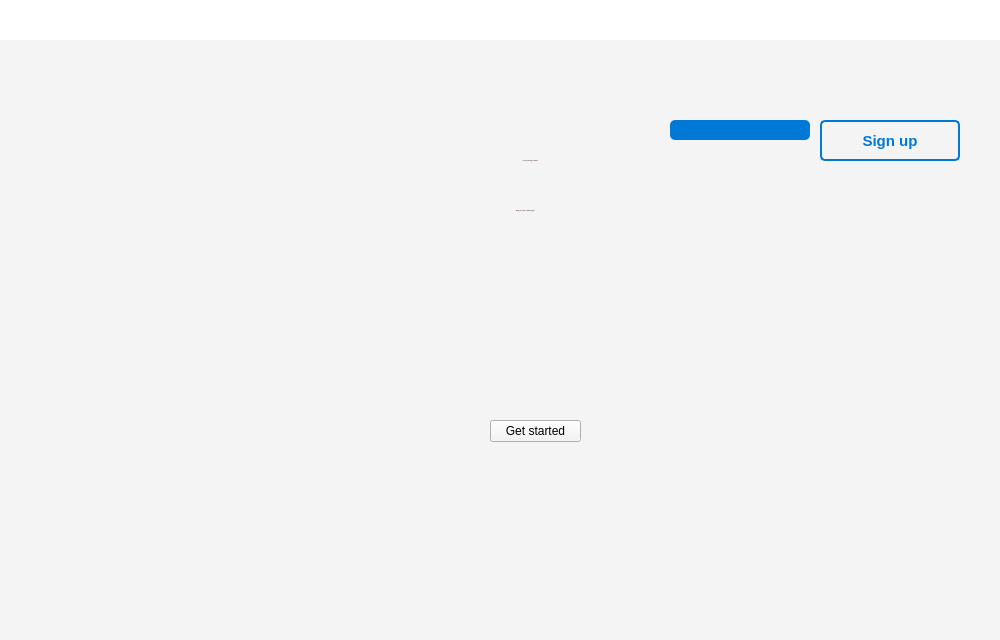
<?xml version="1.0" encoding="UTF-8"?>
<ui version="4.0">
 <class>MainWindow</class>
 <widget class="QMainWindow" name="MainWindow">
  <property name="geometry">
   <rect>
    <x>0</x>
    <y>0</y>
    <width>1000</width>
    <height>640</height>
   </rect>
  </property>
  <property name="minimumSize">
   <size>
    <width>1000</width>
    <height>640</height>
   </size>
  </property>
  <property name="windowTitle">
   <string>MainWindow</string>
  </property>
  <property name="styleSheet">
   <string notr="true">background-color:rgb(234, 234, 234)</string>
  </property>
  <widget class="QWidget" name="centralwidget">
   <layout class="QVBoxLayout" name="verticalLayout">
    <property name="spacing">
     <number>0</number>
    </property>
    <property name="leftMargin">
     <number>0</number>
    </property>
    <property name="topMargin">
     <number>0</number>
    </property>
    <property name="rightMargin">
     <number>0</number>
    </property>
    <property name="bottomMargin">
     <number>0</number>
    </property>
    <item>
     <widget class="QWidget" name="widget_2" native="true">
      <property name="styleSheet">
       <string notr="true">background-color: rgb(244, 244, 244)</string>
      </property>
      <widget class="QLabel" name="user">
       <property name="geometry">
        <rect>
         <x>240</x>
         <y>160</y>
         <width>581</width>
         <height>49</height>
        </rect>
       </property>
       <property name="sizePolicy">
        <sizepolicy hsizetype="Fixed" vsizetype="Fixed">
         <horstretch>0</horstretch>
         <verstretch>0</verstretch>
        </sizepolicy>
       </property>
       <property name="font">
        <font>
         <family>Inter</family>
         <pointsize>-1</pointsize>
         <italic>false</italic>
         <fontweight>DemiBold</fontweight>
        </font>
       </property>
       <property name="styleSheet">
        <string notr="true">color: rgb(108, 68, 100);
font: 600 35px &quot;Inter&quot;;
background-color: transparent
</string>
       </property>
       <property name="text">
        <string>Your personal budget companion</string>
       </property>
       <property name="alignment">
        <set>Qt::AlignmentFlag::AlignHCenter|Qt::AlignmentFlag::AlignTop</set>
       </property>
      </widget>
      <widget class="QLabel" name="user_2">
       <property name="geometry">
        <rect>
         <x>330</x>
         <y>210</y>
         <width>391</width>
         <height>31</height>
        </rect>
       </property>
       <property name="sizePolicy">
        <sizepolicy hsizetype="Fixed" vsizetype="Fixed">
         <horstretch>0</horstretch>
         <verstretch>0</verstretch>
        </sizepolicy>
       </property>
       <property name="font">
        <font>
         <family>Inter</family>
         <pointsize>-1</pointsize>
         <italic>false</italic>
         <fontweight>Medium</fontweight>
        </font>
       </property>
       <property name="styleSheet">
        <string notr="true">color: rgb(108, 68, 100);
font: 500 20px &quot;Inter&quot;;
background-color: transparent
r</string>
       </property>
       <property name="text">
        <string>Manage your wallet, track with BudgeIT.</string>
       </property>
       <property name="alignment">
        <set>Qt::AlignmentFlag::AlignHCenter|Qt::AlignmentFlag::AlignTop</set>
       </property>
      </widget>
      <widget class="QWidget" name="widget" native="true">
       <property name="geometry">
        <rect>
         <x>0</x>
         <y>-10</y>
         <width>1000</width>
         <height>50</height>
        </rect>
       </property>
       <property name="maximumSize">
        <size>
         <width>16777215</width>
         <height>50</height>
        </size>
       </property>
       <property name="styleSheet">
        <string notr="true">background-color: rgb(255, 255, 255);</string>
       </property>
       <widget class="QLabel" name="user_3">
        <property name="geometry">
         <rect>
          <x>10</x>
          <y>20</y>
          <width>61</width>
          <height>21</height>
         </rect>
        </property>
        <property name="sizePolicy">
         <sizepolicy hsizetype="Fixed" vsizetype="Fixed">
          <horstretch>0</horstretch>
          <verstretch>0</verstretch>
         </sizepolicy>
        </property>
        <property name="font">
         <font>
          <family>Inter</family>
          <pointsize>-1</pointsize>
          <italic>false</italic>
          <fontweight>Medium</fontweight>
         </font>
        </property>
        <property name="styleSheet">
         <string notr="true">color: rgb(108, 68, 100);
font: 500 20px &quot;Inter&quot;;
background-color: transparent
r</string>
        </property>
        <property name="text">
         <string/>
        </property>
        <property name="pixmap">
         <pixmap>../images/logomax.png</pixmap>
        </property>
        <property name="scaledContents">
         <bool>true</bool>
        </property>
        <property name="alignment">
         <set>Qt::AlignmentFlag::AlignHCenter|Qt::AlignmentFlag::AlignTop</set>
        </property>
       </widget>
      </widget>
      <widget class="QToolButton" name="toolButton_3">
       <property name="geometry">
        <rect>
         <x>490</x>
         <y>420</y>
         <width>91</width>
         <height>22</height>
        </rect>
       </property>
       <property name="text">
        <string>Get started</string>
       </property>
      </widget>
      <widget class="QToolButton" name="toolButton">
       <property name="geometry">
        <rect>
         <x>670</x>
         <y>120</y>
         <width>140</width>
         <height>20</height>
        </rect>
       </property>
       <property name="minimumSize">
        <size>
         <width>100</width>
         <height>20</height>
        </size>
       </property>
       <property name="maximumSize">
        <size>
         <width>16777215</width>
         <height>20</height>
        </size>
       </property>
       <property name="styleSheet">
        <string notr="true">/* Base style for QToolButton */
QToolButton {
    background-color: #0078D7;  /* Blue button background */
    color: white;               /* White text */
    border: none;
    border-radius: 5px;
    padding: 10px 20px;
    font: 500 16px &quot;Inter&quot;;
    min-width: 100px;
    cursor: pointer;
    transition: background-color 0.3s ease;
}

/* Hover state */
QToolButton:hover {
    background-color: #005A9E;  /* Darker blue on hover */
}

/* Pressed state */
QToolButton:pressed {
    background-color: #004578;  /* Even darker blue when pressed */
}

/* Disabled state */
QToolButton:disabled {
    background-color: #A6A6A6;  /* Gray background when disabled */
    color: #666666;
    cursor: default;
}

/* Optional: Different style for Sign Up button */
QToolButton#signUpButton {
    background-color: #28A745;  /* Green */
}

QToolButton#signUpButton:hover {
    background-color: #1E7E34;
}

QToolButton#signUpButton:pressed {
    background-color: #155D27;
}
</string>
       </property>
       <property name="text">
        <string>Sign in</string>
       </property>
      </widget>
      <widget class="QToolButton" name="toolButton_2">
       <property name="geometry">
        <rect>
         <x>820</x>
         <y>120</y>
         <width>140</width>
         <height>41</height>
        </rect>
       </property>
       <property name="styleSheet">
        <string notr="true">/* Default style */
QToolButton {
    background-color: transparent;
    color: #0078D7;
    border: 2px solid #0078D7;
    border-radius: 5px;
    padding: 8px 16px;
    font-size: 15px;
    font-weight: bold;
}

/* Hover effect: darker border */
QToolButton:hover {
    border-color: #005A9E;
}

/* Pressed effect: even darker border */
QToolButton:pressed {
    border-color: #004578;
}

/* Disabled state */
QToolButton:disabled {
    border-color: #CCCCCC;
    color: #CCCCCC;
}
</string>
       </property>
       <property name="text">
        <string>Sign up</string>
       </property>
      </widget>
     </widget>
    </item>
   </layout>
  </widget>
 </widget>
 <resources/>
 <connections/>
</ui>
